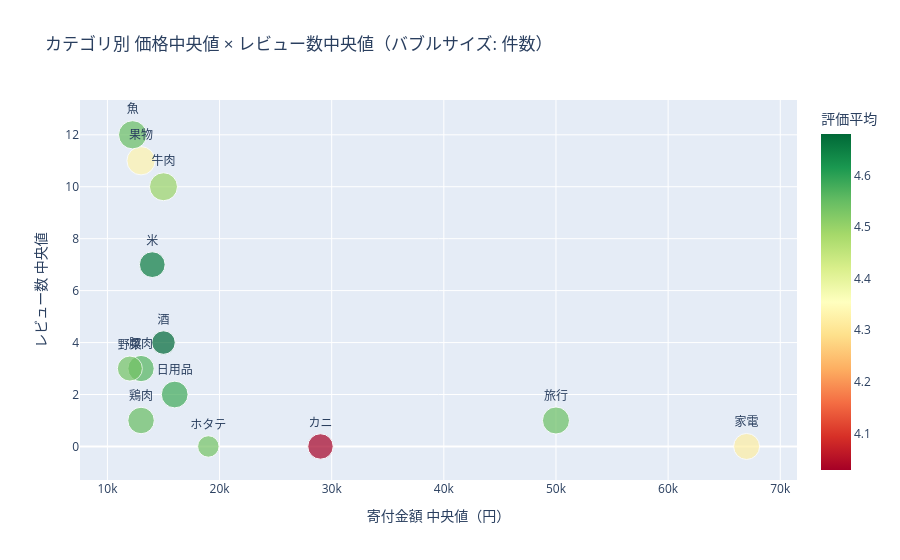

Notebook code for this chart:
### Code cell
fig = px.scatter(
    cat_stats,
    x='価格中央値',
    y='レビュー数中央値',
    size='件数',
    color='評価平均',
    text='category_label',
    color_continuous_scale='RdYlGn',
    title='カテゴリ別 価格中央値 × レビュー数中央値（バブルサイズ: 件数）',
    labels={
        '価格中央値': '寄付金額 中央値（円）',
        'レビュー数中央値': 'レビュー数 中央値',
    }
)
fig.update_traces(textposition='top center')
fig.show()

### Figure 1 — Plotly figure (JSON) as saved in the notebook; plotly's stock layout.template omitted (floating-point values rounded to 4 significant figures)
{"data": [{"hovertemplate": "寄付金額 中央値（円）=%{x}<br>レビュー数 中央値=%{y}<br>件数=%{marker.size}<br>category_label=%{text}<br>評価平均=%{marker.color}<extra></extra>", "legendgroup": "", "marker": {"color": [4.319, 4.544, 4.029, 4.537, 4.584, 4.496, 4.681, 4.654, 4.333, 4.565, 4.548, 4.548, 4.537], "coloraxis": "coloraxis", "size": [2465, 2668, 2356, 1679, 2607, 2854, 2014, 2416, 2915, 2520, 2559, 2906, 2285], "sizemode": "area", "sizeref": 7.287, "symbol": "circle"}, "mode": "markers+text", "name": "", "orientation": "v", "showlegend": false, "text": ["家電", "旅行", "カニ", "ホタテ", "日用品", "牛肉", "酒", "米", "果物", "豚肉", "鶏肉", "魚", "野菜"], "textposition": "top center", "type": "scatter", "x": [67000.0, 50000.0, 29000.0, 19000.0, 16000.0, 15000.0, 15000.0, 14000.0, 13000.0, 13000.0, 13000.0, 12250.0, 12000.0], "xaxis": "x", "y": [0.0, 1.0, 0.0, 0.0, 2.0, 10.0, 4.0, 7.0, 11.0, 3.0, 1.0, 12.0, 3.0], "yaxis": "y"}], "layout": {"coloraxis": {"colorbar": {"title": {"text": "評価平均"}}, "colorscale": [[0, "rgb(165,0,38)"], [0.1, "rgb(215,48,39)"], [0.2, "rgb(244,109,67)"], [0.3, "rgb(253,174,97)"], [0.4, "rgb(254,224,139)"], [0.5, "rgb(255,255,191)"], [0.6, "rgb(217,239,139)"], [0.7, "rgb(166,217,106)"], [0.8, "rgb(102,189,99)"], [0.9, "rgb(26,152,80)"], [1, "rgb(0,104,55)"]]}, "legend": {"itemsizing": "constant", "tracegroupgap": 0}, "title": {"text": "カテゴリ別 価格中央値 × レビュー数中央値（バブルサイズ: 件数）"}, "xaxis": {"anchor": "y", "domain": [0, 1], "title": {"text": "寄付金額 中央値（円）"}}, "yaxis": {"anchor": "x", "domain": [0, 1], "title": {"text": "レビュー数 中央値"}}}}
